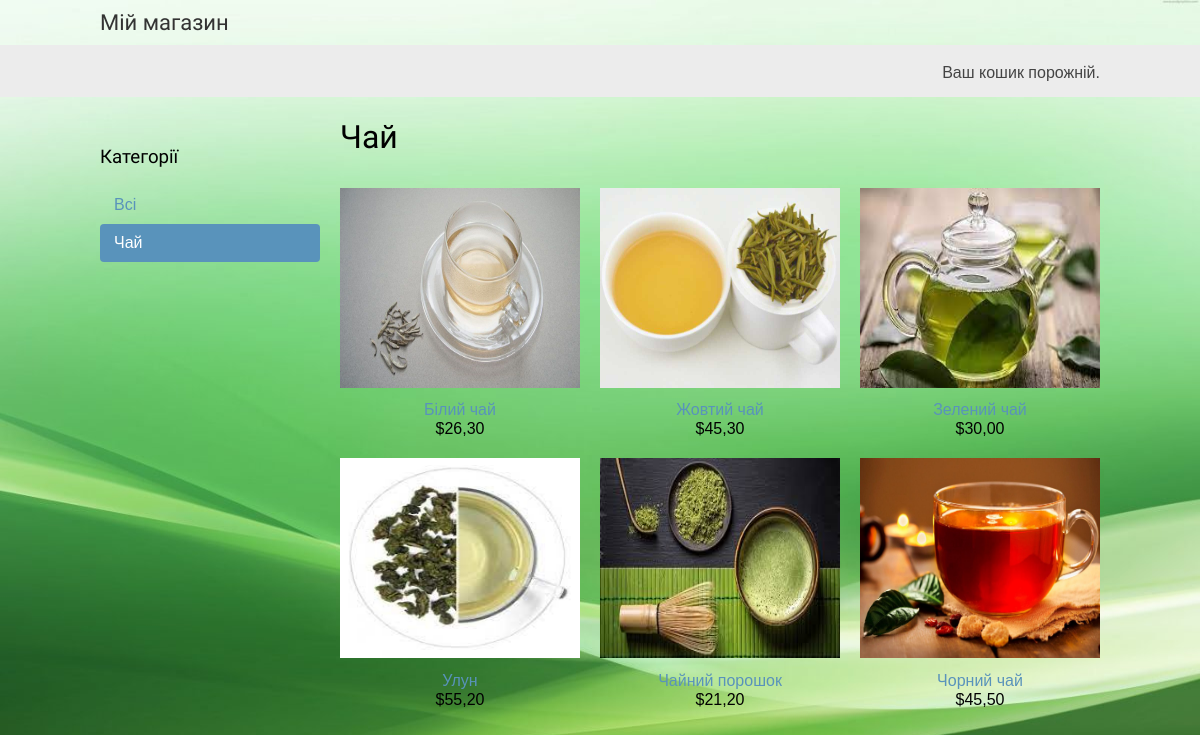
/green-tea/, run on an earlier commit of the app's database.
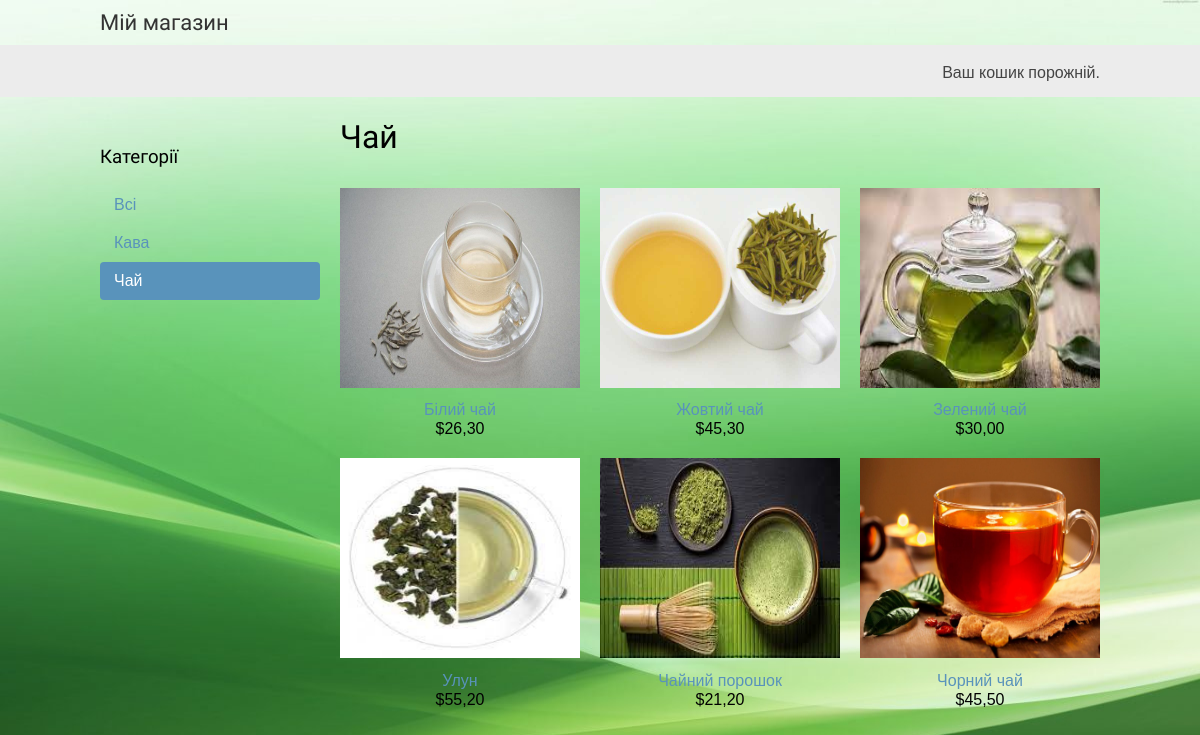
And on a later commit of the database.
### shop/models.py (models this page shows, shortened)
class Category(models.Model):
    name = models.CharField(max_length=200)
    slug = models.SlugField(max_length=200, unique=True)
    class Meta:
        ordering = ['name']
        indexes = [
            models.Index(fields=['name']),
                   ]
        verbose_name = 'категорія'
        verbose_name_plural = 'категорії'
    def get_absolute_url(self):
        return reverse('shop:product_list_by_category', args=[self.slug])

class Product(models.Model):
    category = models.ForeignKey(Category, related_name='products', on_delete=models.CASCADE)
    name = models.CharField(max_length=200)
    slug = models.CharField(max_length=200)
    image = models.ImageField(upload_to='products/%Y/%m/%d', blank=True)
    description = models.TextField(blank=True)
    price = models.DecimalField(max_digits=10, decimal_places=2)
    available = models.BooleanField(default=True)
    created = models.DateTimeField(auto_now_add=True)
    updated = models.DateTimeField(auto_now=True)
    class Meta:
        ordering = ['name']
        indexes = [
            models.Index(fields=['id', 'slug']),
            models.Index(fields=['name']),
            models.Index(fields=['-created']),
        ]
        verbose_name = 'продукт'
        verbose_name_plural = 'продукти'
    def get_absolute_url(self):
        return reverse('shop:product_detail', args=[self.id, self.slug])

### shop/views.py (the view)
# urls.py: path('', views.product_list, name='product_list'),
def product_list(request, category_slug=None):
    category = None
    categories = Category.objects.all()
    products = Product.objects.filter(available=True)
    if category_slug:
        category = get_object_or_404(Category, slug=category_slug)
        products = products.filter(category=category)
    return render(request, 'shop/product/list.html', {'category': category, 'categories': categories, 'products': products})

### cart/cart.py (called while the page is built)
    def __len__(self):
        return sum(item['quantity'] for item in self.cart.values())

### cart/context_processors.py (called while the page is built)
def cart(request):
    return {'cart': Cart(request)}

### shop/templates/shop/product/list.html (shortened to what this page needs)
{% extends "shop/base.html" %}
{% load static %}
{% block content %}
  <div id="sidebar">
    <h3>Категорії</h3>
    <ul>
      <li {% if not category %}class="selected"{% endif %}>
        <a href="{% url 'shop:product_list' %}">Всі</a>
      </li>
      {% for c in categories %}
        <li {% if category.slug == c.slug %}class="selected"{% endif %}>
          <a href="{{ c.get_absolute_url }}">{{ c.name }}</a>
        </li>
      {% endfor %}
    </ul>
  </div>
  <div id="main" class="product-list">
    <h1>{% if category %}{{ category.name }}{% else %}Продукція{% endif %}</h1>
    {% for product in products %}
      <div class="item">
        <a href="{{ product.get_absolute_url }}">
          <img src="{% if product.image %}{{ product.image.url }}{% else %}{% static 'img/no_image.png' %}{% endif %}" width="150" height="200">
        </a>
        <a href="{{ product.get_absolute_url }}">{{ product.name }}</a>
        <br>
        ${{ product.price }}
      </div>
    {% endfor %}
  </div>
{% endblock %}

What changed in the data, as far as the page shows it:
added Category: name "Кава", slug "cofee" (drawn)
